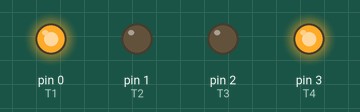
A sketch run on a simulated Arduino Uno, built with avr-gcc and run on an emulated ATmega328P. Shown: output pins drawn as LEDs (lit = HIGH).

Above: at 1.5 s.
At 3.5 s:
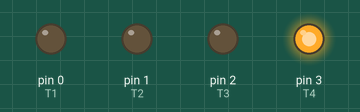
At 5.5 s:
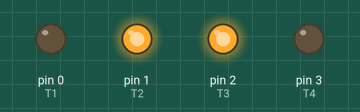
At 7.5 s:
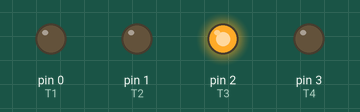
Timing chart, 0 to 10.4 s (numbered marks = the images above):
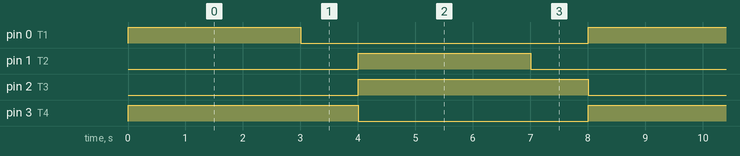

Measured:
- by itself, pin 0 (T1), pin 1 (T2): alternates HIGH for 3.0 s and LOW for 5.0 s
- by itself, pin 2 (T3), pin 3 (T4): alternates HIGH for 4.0 s and LOW for 4.0 s
- by itself, everything shown: repeats every 8.0 s, in 4 steps

The sketch:

Sh03_Ponte_H_OptoAcoplador.ino
```cpp
//PINOS PARA A BASE DOS TRANSISTORES
//Transistor 1
int T1 = 0;
//Transistor 2
int T2 = 1;
//Transistor 3
int T3 = 2;
//Transistor 4
int T4 = 3;

void setup() {
//INICIA AS I/O DIGITAIS COMO SAÍDAS
  pinMode(T1, OUTPUT);
  pinMode(T2, OUTPUT);
  pinMode(T3, OUTPUT);
  pinMode(T4, OUTPUT);
}

// the loop routine runs over and over again forever:
void loop() {
  //ABRIR - T1 e T4 conectados
  digitalWrite(T1, HIGH);
  digitalWrite(T2, LOW);
  digitalWrite(T3, LOW);
  digitalWrite(T4, HIGH);
  delay(3000);
  //TEMPO DESCONECTADO PARA O MOTOR PARAR
  digitalWrite(T1, LOW);
  delay(1000);

  //FECHAR - T2 e T3 conectados
  digitalWrite(T1, LOW);
  digitalWrite(T2, HIGH);
  digitalWrite(T3, HIGH);
  digitalWrite(T4, LOW);
  delay(3000);
  //TEMPO DESCONECTADO PARA O MOTOR PARAR
  digitalWrite(T2, LOW);
  delay(1000);
}
```
